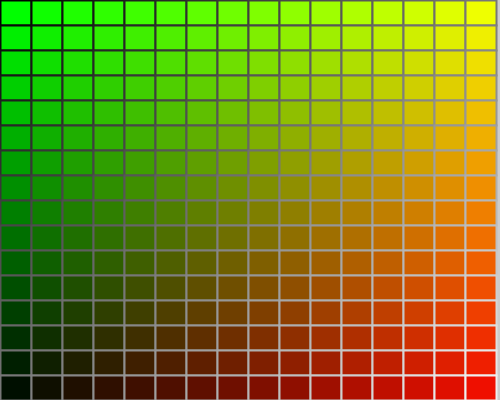
Frame 1 (no input)
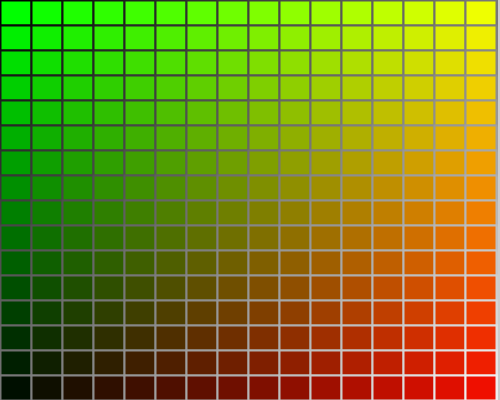
Frame 60 (the mouse pressed at the canvas centre just before this capture)
Frame 120 (the mouse held since frame 60 and released just before this capture): identical to frame 60, image omitted

The Processing sketch that drew these frames (run headless with seeded random() and noise(); from frame 60 on, the mouse is pressed at the canvas centre):

// Processing sketch: Mondrian_5_Gradient
// ── Mondrian_5_Gradient.pde

int horiRes = 16;
int vertRes = 16;
float edgeWidth = 2;

color [][] fillColors = new color[16][16];
color [][] edgeColors = new color[16][16];

void setup()
{
  size(500,400);
  
  for(int i=0;i<horiRes;i++)
  {
    for(int j=0;j<vertRes;j++)
    {
      float wd01 = (float)i/(float)horiRes;
      float ht01 = (float)j/(float)vertRes;
      float edgeBright = 255*(wd01+ht01)/2;
      fillColors[i][j] = color(
        255*wd01,
        255-255*ht01,
        0);
      edgeColors[i][j] = 
        color(
          edgeBright,
          edgeBright,
          edgeBright);
    }
  }
  
}

void draw()
{
  float wd = width/horiRes;
  float ht = height/vertRes;
  
  strokeWeight(edgeWidth);
  for(int i=0;i<horiRes;i++)
  {
    for(int j=0;j<vertRes;j++)
    {
      float x = wd*i;
      float y = ht*j;
      // fill color
      fill(fillColors[i][j]);
      // edge color
      stroke(edgeColors[i][j]);
      rect(x,y,wd,ht);
    }
  }
}

// call on mouse moving
void mouseMoved() {
  for(int i=0;i<horiRes;i++)
  {
    for(int j=0;j<vertRes;j++)
    {
      float wd01 = (float)i/(float)horiRes;
      float ht01 = (float)j/(float)vertRes;
      fillColors[i][j] = color(
        255*wd01,
        255-255*ht01,
        ((float)mouseY/(float)height)*255);
    }
  }
  
}
